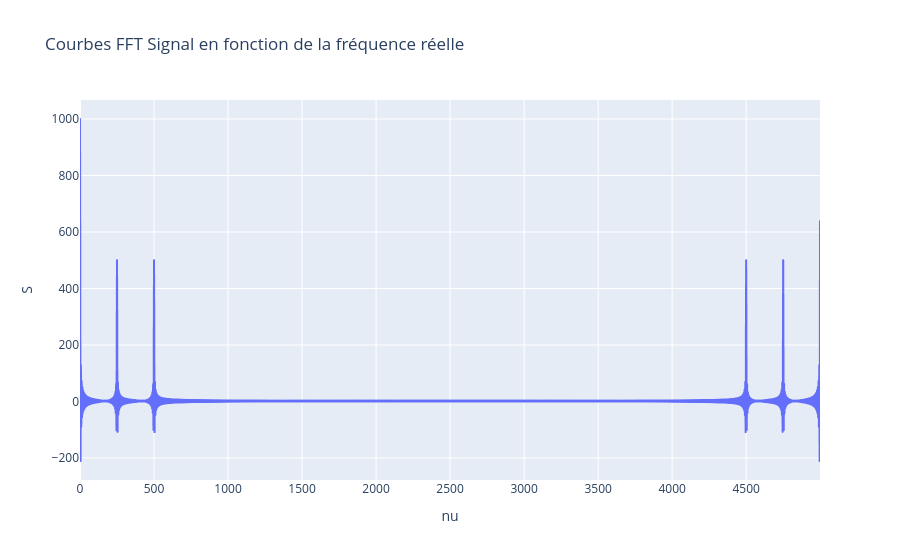
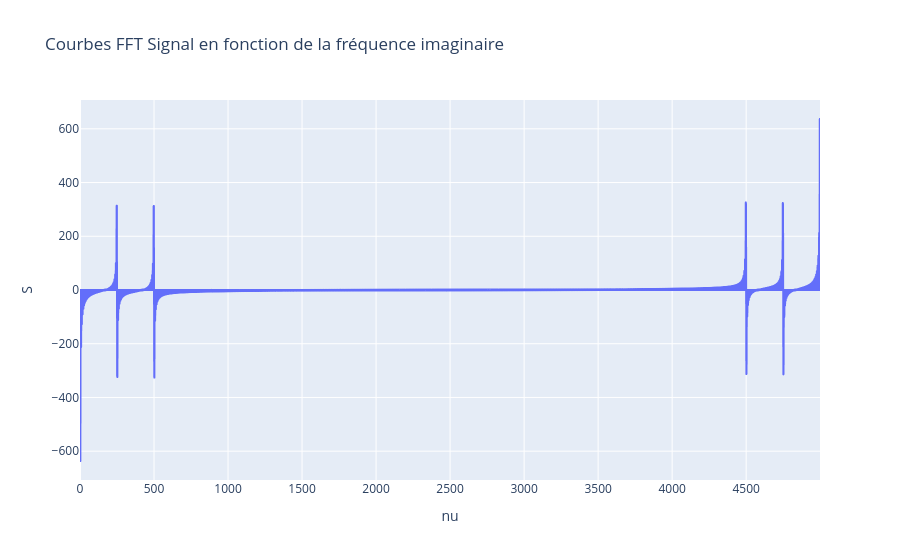

Notebook code for these charts, in order:
### Markdown cell above
Le son, en diminuant la fréquence, est plus grave.

### Code cell
def TFD(s,N,nue):
    n=np.array([i for i in range(N)])
    f=n/N
    nu=f*nue
    S=np.fft.fft(s,N)
    return n,f,nu,S

n,f,nu,S=TFD(s,4*K,5e3)

df=pd.DataFrame({"nu":nu,"S":np.real(S)})
figure=px.line(df,x="nu",y="S",title="Courbes FFT Signal en fonction de la fréquence réelle")
figure.show()

df=pd.DataFrame({"nu":nu,"S":np.imag(S)})
figure=px.line(df,x="nu",y="S",title="Courbes FFT Signal en fonction de la fréquence imaginaire")
figure.show()

### Figure 1 — Plotly figure (JSON) as saved in the notebook; plotly's stock layout.template omitted (floating-point values rounded to 4 significant figures; data arrays with more than 128 entries replaced by an {"elided": "..."} marker saying what was removed)
{"data": [{"hovertemplate": "nu=%{x}<br>S=%{y}<extra></extra>", "legendgroup": "", "line": {"color": "#636efa", "dash": "solid"}, "marker": {"symbol": "circle"}, "mode": "lines", "name": "", "showlegend": false, "type": "scattergl", "x": {"elided": "4000 float values"}, "xaxis": "x", "y": {"elided": "4000 float values"}, "yaxis": "y"}], "layout": {"legend": {"tracegroupgap": 0}, "title": {"text": "Courbes FFT Signal en fonction de la fréquence réelle"}, "xaxis": {"anchor": "y", "domain": [0, 1], "title": {"text": "nu"}}, "yaxis": {"anchor": "x", "domain": [0, 1], "title": {"text": "S"}}}}

### Figure 2 — Plotly figure (JSON) as saved in the notebook; plotly's stock layout.template omitted (floating-point values rounded to 4 significant figures; data arrays with more than 128 entries replaced by an {"elided": "..."} marker saying what was removed)
{"data": [{"hovertemplate": "nu=%{x}<br>S=%{y}<extra></extra>", "legendgroup": "", "line": {"color": "#636efa", "dash": "solid"}, "marker": {"symbol": "circle"}, "mode": "lines", "name": "", "showlegend": false, "type": "scattergl", "x": {"elided": "4000 float values"}, "xaxis": "x", "y": {"elided": "4000 float values"}, "yaxis": "y"}], "layout": {"legend": {"tracegroupgap": 0}, "title": {"text": "Courbes FFT Signal en fonction de la fréquence imaginaire"}, "xaxis": {"anchor": "y", "domain": [0, 1], "title": {"text": "nu"}}, "yaxis": {"anchor": "x", "domain": [0, 1], "title": {"text": "S"}}}}
